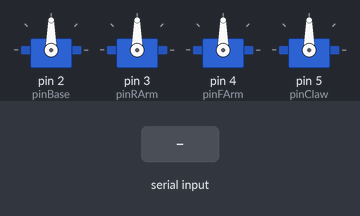
A sketch run on a simulated Arduino Uno, built with avr-gcc and run on an emulated ATmega328P. Shown: 4 × servo. The test bench sets the inputs (shaded band). What the sketch prints to the serial monitor is not drawn.

Above: at 1.2 s.
1.3 s: "U90\n" received over Serial
At 1.62 s:
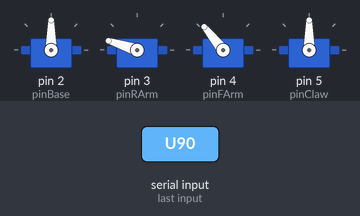
At 2.0 s:
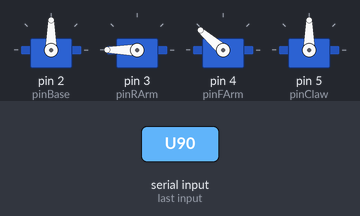
3.1 s: "D90\n" received over Serial
At 4.6 s:
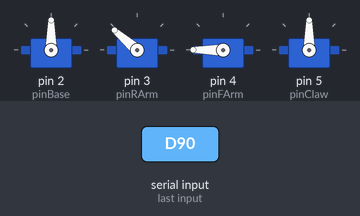
Timing chart, 0 to 6.1 s (numbered marks = the images above; inputs shaded):
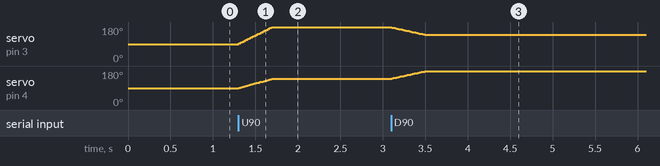

The sketch:

task5_line.ino
```cpp
/*
 * 任务五 - 直线绘制（基础版）
 * 功能：逆运动学 + 直线插补 + 抬笔落笔
 * 串口指令：
 *   L x1,y1,x2,y2   画直线，例如：L 30,20,80,60
 *   U               抬笔
 *   D               落笔
 *   o               查看当前坐标和舵机角度
 */

#include <Servo.h>
#include <math.h>

// ====== 舵机引脚定义 ======
const int pinBase = 2;
const int pinRArm = 3;
const int pinFArm = 4;
const int pinClaw = 5;

Servo base;
Servo rArm;
Servo fArm;
Servo claw;

// ====== 机械臂参数（需要实际测量和校准！）======
const float ARM_L1 = 80.0;     // 大臂长度 mm
const float ARM_L2 = 80.0;     // 小臂长度 mm
const float ARM_L3 = 35.0;     // 夹爪长度 mm
const float BASE_H = 60.0;     // 底座高度 mm

// 舵机角度偏移：舵机多少度对应数学角度的0度
const float baseOffset = 90.0;   // 底座舵机90度=数学0度
const float rArmOffset = 90.0;   // 大臂舵机90度=数学0度
const float fArmOffset = 90.0;   // 小臂舵机90度=数学0度

// 舵机方向：1=舵机增大=数学角度增大，-1=相反
const int baseDir = 1;
const int rArmDir = 1;
const int fArmDir = -1;  // 小臂通常方向相反，需要实际测试

// ====== 绘图参数 ======
const float drawZ = 50.0;       // 落笔高度 mm（z坐标）
const float penUpOffset = 20.0;  // 抬笔时z升高多少 mm
const int lineSteps = 50;        // 直线插补步数（越多越平滑）
const int moveDelay = 20;        // 每步延时 ms

// ====== 全局变量 ======
float currentX = 50.0;   // 当前末端x坐标
float currentY = 0.0;    // 当前末端y坐标
float currentZ = 80.0;   // 当前末端z坐标
bool isPenUp = false;    // 笔是否抬起

// ====== 数学角度转舵机角度 ======
float math2servo(float mathAng, float offset, int dir) {
  float deg = mathAng * 180.0 / PI;
  float servoAng = offset + dir * deg;
  if (servoAng < 0) servoAng = 0;
  if (servoAng > 180) servoAng = 180;
  return servoAng;
}

// ====== 逆运动学 ======
// 输入：目标坐标(x,y,z)
// 输出：三个舵机角度（通过引用返回）
// 返回：true=成功，false=不可达
bool inverseKinematics(float x, float y, float z, float &baseAng, float &rArmAng, float &fArmAng) {
  // 第一步：算底座角度
  float theta1 = atan2(y, x);

  // 第二步：算水平面内距离 r 和高度差 h
  float r = sqrt(x * x + y * y) - ARM_L3;  // 减去夹爪长度
  float h = z - BASE_H;

  if (r < 0) r = 0;

  // 第三步：算肩关节到腕关节的直线距离 D
  float D = sqrt(r * r + h * h);

  // 检查可达性
  if (D > ARM_L1 + ARM_L2) return false;
  if (D < fabs(ARM_L1 - ARM_L2)) return false;

  // 第四步：余弦定理算大臂与直线D的夹角
  float cosAlpha = (ARM_L1 * ARM_L1 + D * D - ARM_L2 * ARM_L2) / (2 * ARM_L1 * D);
  if (cosAlpha > 1) cosAlpha = 1;
  if (cosAlpha < -1) cosAlpha = -1;
  float alpha = acos(cosAlpha);

  // 第五步：算D的仰角
  float phi = atan2(h, r);

  // 第六步：算大臂角度（肘上解）
  float theta2 = phi + alpha;

  // 第七步：算肘关节内角
  float cosBeta = (ARM_L1 * ARM_L1 + ARM_L2 * ARM_L2 - D * D) / (2 * ARM_L1 * ARM_L2);
  if (cosBeta > 1) cosBeta = 1;
  if (cosBeta < -1) cosBeta = -1;
  float beta = acos(cosBeta);

  // 第八步：小臂方向角 = 大臂方向角 - (PI - beta)
  // 小臂相对大臂向下弯，所以方向角比大臂小
  float thetaForearm = theta2 - (PI - beta);

  // 第九步：数学角度转舵机角度
  baseAng = math2servo(theta1, baseOffset, baseDir);
  rArmAng = math2servo(theta2, rArmOffset, rArmDir);
  fArmAng = math2servo(thetaForearm, fArmOffset, fArmDir);

  // 检查舵机角度范围
  if (baseAng < 0 || baseAng > 180) return false;
  if (rArmAng < 0 || rArmAng > 180) return false;
  if (fArmAng < 0 || fArmAng > 180) return false;

  return true;
}

// ====== 移动到指定坐标 ======
bool moveTo(float x, float y, float z) {
  float b, r, f;
  if (!inverseKinematics(x, y, z, b, r, f)) {
    return false;
  }

  // 平滑移动
  int steps = 20;
  float b0 = base.read();
  float r0 = rArm.read();
  float f0 = fArm.read();

  for (int i = 1; i <= steps; i++) {
    float tb = b0 + (b - b0) * i / steps;
    float tr = r0 + (r - r0) * i / steps;
    float tf = f0 + (f - f0) * i / steps;
    base.write(tb);
    rArm.write(tr);
    fArm.write(tf);
    delay(moveDelay);
  }

  currentX = x;
  currentY = y;
  currentZ = z;
  return true;
}

// ====== 画直线 ======
void drawLine(float x1, float y1, float x2, float y2) {
  float z = isPenUp ? (drawZ + penUpOffset) : drawZ;

  for (int i = 0; i <= lineSteps; i++) {
    float t = (float)i / lineSteps;
    float x = x1 + (x2 - x1) * t;
    float y = y1 + (y2 - y1) * t;

    float b, r, f;
    if (inverseKinematics(x, y, z, b, r, f)) {
      base.write(b);
      rArm.write(r);
      fArm.write(f);
      delay(moveDelay);
    } else {
      Serial.print("不可达点：(");
      Serial.print(x);
      Serial.print(", ");
      Serial.print(y);
      Serial.println(")");
      return;
    }
  }

  currentX = x2;
  currentY = y2;
  currentZ = z;
}

// ====== 抬笔 ======
void penUp() {
  if (isPenUp) return;
  float newZ = drawZ + penUpOffset;
  moveTo(currentX, currentY, newZ);
  isPenUp = true;
  Serial.println("抬笔");
}

// ====== 落笔 ======
void penDown() {
  if (!isPenUp) return;
  moveTo(currentX, currentY, drawZ);
  isPenUp = false;
  Serial.println("落笔");
}

// ====== 显示状态 ======
void reportStatus() {
  Serial.println("====== 当前状态 ======");
  Serial.print("坐标：(");
  Serial.print(currentX);
  Serial.print(", ");
  Serial.print(currentY);
  Serial.print(", ");
  Serial.print(currentZ);
  Serial.println(")");
  Serial.print("底座："); Serial.print(base.read()); Serial.print("度  ");
  Serial.print("大臂："); Serial.print(rArm.read()); Serial.print("度  ");
  Serial.print("小臂："); Serial.print(fArm.read()); Serial.print("度  ");
  Serial.print("夹爪："); Serial.print(claw.read()); Serial.println("度");
  Serial.print("笔状态："); Serial.println(isPenUp ? "抬起" : "落下");
  Serial.println("======================");
}

// ====== 解析并执行指令 ======
void execCmd(char cmd, char* param) {
  if (cmd == 'L') {
    // 画直线：L x1,y1,x2,y2
    float x1, y1, x2, y2;
    char* p = param;
    x1 = atof(p);
    p = strchr(p, ','); if (p) p++; else return;
    y1 = atof(p);
    p = strchr(p, ','); if (p) p++; else return;
    x2 = atof(p);
    p = strchr(p, ','); if (p) p++; else return;
    y2 = atof(p);

    Serial.print("画直线：(");
    Serial.print(x1); Serial.print(","); Serial.print(y1);
    Serial.print(") -> (");
    Serial.print(x2); Serial.print(","); Serial.print(y2);
    Serial.println(")");

    drawLine(x1, y1, x2, y2);
    Serial.println("完成");
  }
  else if (cmd == 'U') {
    penUp();
  }
  else if (cmd == 'D') {
    penDown();
  }
  else if (cmd == 'o') {
    reportStatus();
  }
}

// ====== 串口读取 ======
void serialRead() {
  static char buf[64];     // 存一行指令的"小本子"
  static int idx = 0;      // 写到第几格了
  static char cmdChar = 0; // 指令字母（L/U/D/o）

  while (Serial.available() > 0) {
    char c = Serial.read();

    if (c == '\n' || c == '\r') {
      // 收到回车 = 一句话说完了
      if (idx > 0 || cmdChar != 0) {
        buf[idx] = '\0';
        execCmd(cmdChar, buf);  // 执行指令
        idx = 0;                // 清空小本子
        cmdChar = 0;            // 清空指令
      }
    }
    else if ((c >= 'A' && c <= 'Z') || (c >= 'a' && c <= 'z')) {
      // 收到字母 = 新指令的开头
      cmdChar = c;
      idx = 0;  // 小本子翻到第一页
    }
    else {
      // 收到数字、逗号、空格等 = 指令的内容
      if (idx < 63) {
        buf[idx] = c;
        idx++;
      }
    }
  }
}

// ====== setup ======
void setup() {
  base.attach(pinBase);
  rArm.attach(pinRArm);
  fArm.attach(pinFArm);
  claw.attach(pinClaw);

  // 初始位置
  base.write(baseOffset);
  rArm.write(rArmOffset);
  fArm.write(fArmOffset);
  claw.write(90);

  Serial.begin(9600);
  Serial.println("机械臂绘图 - 直线绘制版");
  Serial.println("指令：");
  Serial.println("  L x1,y1,x2,y2   画直线");
  Serial.println("  U               抬笔");
  Serial.println("  D               落笔");
  Serial.println("  o               查看状态");
}

// ====== loop ======
void loop() {
  serialRead();
}
```

Measured:
- after the input at 1.3 s, servo on pin 3 (pinRArm): moves from 90° to 180° over 0.39 s, starting at once; servo on pin 4 (pinFArm): moves from 90° to 139° over 0.39 s, starting at once
- after the input at 3.1 s, servo on pin 3 (pinRArm): moves from 180° to 139° over 0.39 s, starting at once; servo on pin 4 (pinFArm): moves from 139° to 180° over 0.39 s, starting at once
